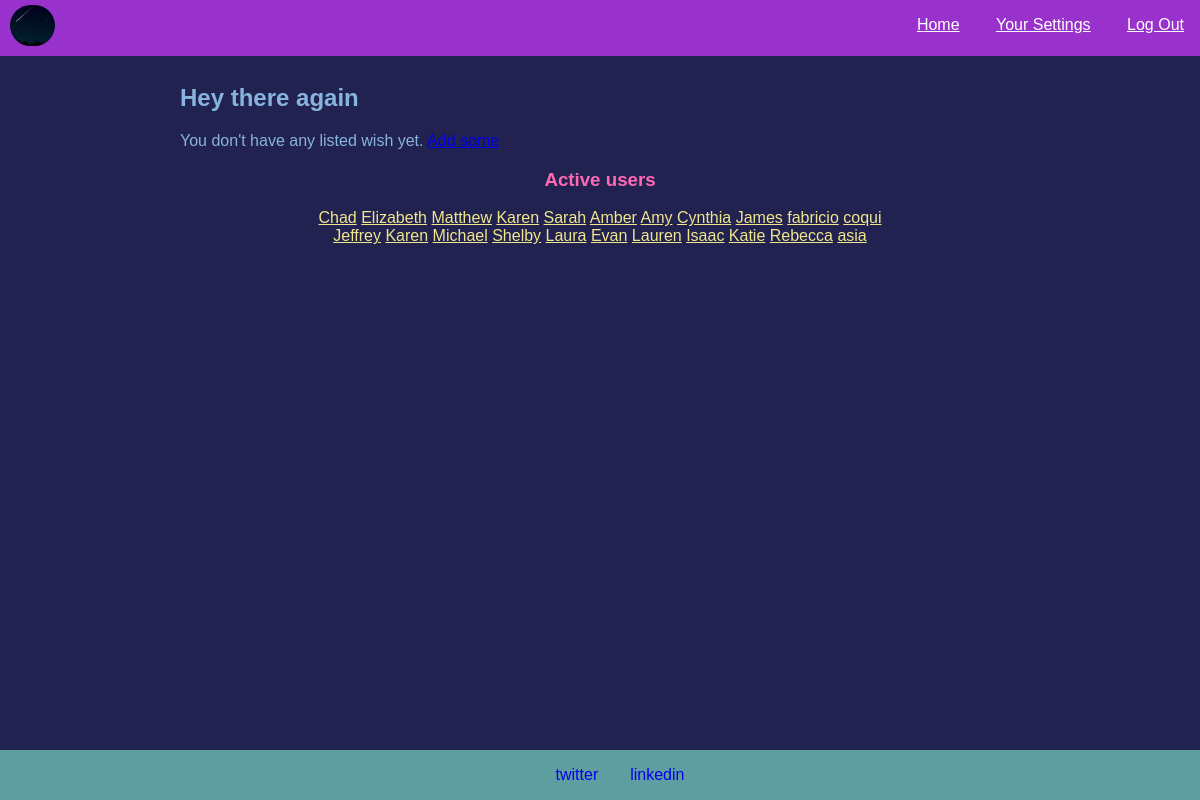
Screenshot of / (signed in) with the database file from the repository.
### app.py (models this page shows)
class User(db.Model):
    id = db.Column(db.Integer, primary_key=True)
    username = db.Column(db.String(20), nullable=False)
    password = db.Column(db.String(100), nullable=False)
    email = db.Column(db.String(40), nullable=False)
    active = db.Column(db.DateTime, default=datetime.now)
    products = db.relationship("Product", backref="user")

### app.py (the view)
@app.route("/")
@login_required
def index():
    user_id = session["user_id"]
    elements = Product.query.filter_by(user_id=user_id).all()
    others = User.query.filter(User.id.isnot(user_id)).all()
    print(elements)
    print(f"These are the other users:\n{others}")
    return render_template("index.html", cards=elements[:3], users=others)

### app.py (called while the page is built)
@app.after_request
def after_request(response):
    response.headers["Cache-Control"] = "no-cache, no-store, must-revalidate"
    response.headers["Expires"] = 0
    response.headers["Pragma"] = "no-cache"
    return response

### helpers.py (called while the page is built)
def login_required(f):
    @wraps(f)
    def decorated_function(*args, **kwargs):
        if session.get("user_id") is None:
            return redirect("/login")
        return f(*args, **kwargs)
    return decorated_function

### templates/index.html
{% extends "base.html" %}
{% block main %}
<h2>Hey there again</h2>
<div class="main-frame">
    <div class="myitems-div">
        {% if cards|length > 0 %}
            <div class="cards-container">
                {% for card in cards %}
                <div class="card">
                    <h3 class="card-title">{{card.name}}</h3>
                    <p>Created on {{card.created|datetimeformat}}</p>
                    <button onclick="window.open('{{card.link}}','_blank');" class="card-btn" type="button">Grant</button>
                </div>
                {% endfor %}
            </div>
            <div class="options-main">
                <p><a href="{{url_for('add_product')}}">Add wishes</a></p>
                <p><a href="{{url_for('my_wishes')}}">See all wishes</a></p>
            </div>
        {% else %}
            <p>You don't have any listed wish yet. <a href="{{url_for('add_product')}}">Add some</a></p>
        {% endif %}
    </div>
    <div class="explore-users">
        <h3>Active users</h3>
        {% for user in users %}
        <a href="{{url_for('view_user',id=user.id)}}">{{user.username}}</a>
        {% endfor %}
    </div>
</div>
{% endblock %}

### static/styles.css (style rules this page uses)
body, html { margin:0; height:100%; position:relative; }
.explore-users { color:hotpink; margin:0 auto; width:70%; text-align: center; }
.explore-users a:link { color:khaki; }

### rows the page displays
User: username "Chad"
User: username "Elizabeth"
User: username "Matthew"
User: username "Karen"
User: username "Sarah"
User: username "Amber"
User: username "Amy"
User: username "Cynthia"
User: username "James"
User: username "fabricio"
User: username "coqui"
User: username "Jeffrey"
User: username "Karen"
User: username "Michael"
User: username "Shelby"
User: username "Laura"
User: username "Evan"
User: username "Lauren"
User: username "Isaac"
User: username "Katie"
User: username "Rebecca"
User: username "asia"
